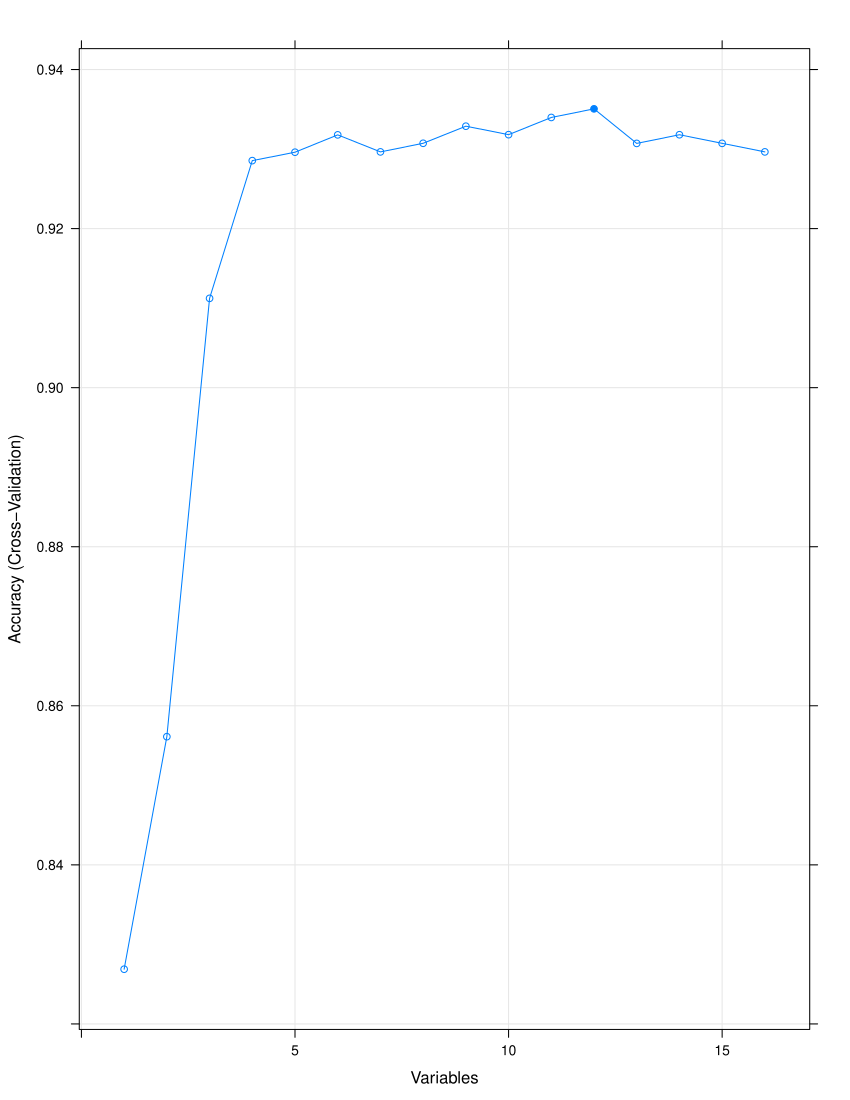

Write the R code that produced this figure.
## RFE ####
classes = ml_data$class
library(caret) # RFE
mcc <- function(x, lev = NULL, model = NULL) {
  #f1_val <- F1_Score(y_pred = data$pred, y_true = data$obs, positive = lev[1])
  conf_mat = ConfusionMatrix(y_pred = x$pred, y_true = x$obs)
  TP = as.numeric(conf_mat[4])
  TN = as.numeric(conf_mat[1])
  FP = as.numeric(conf_mat[3])
  FN = as.numeric(conf_mat[2])
  c(F1 = 2*TP/(2*TP+FP+FN))
  #c(TPR = TP/(TP+FN))
  #c(TNR = TN / (TN+FP))
  #c(MCC = (TP*TN-FP*FN)/(sqrt((TP+FP)*(TP+FN)*(TN+FP)*(TN+FN))))
}
caretFuncs$summary <- mcc

ctrl <- rfeControl(functions = caretFuncs,
                   method = "cv",
                   verbose = FALSE,
                   index = folds$`Run  1`)
svmProfile <-rfe(as.data.frame(pca_data), classes, sizes=c(1:21), rfeControl = ctrl, method = "svmRadial", metrics = "F1")

plot(svmProfile)
predictors(svmProfile)
plot(svmProfile, type=c("g", "o"))
